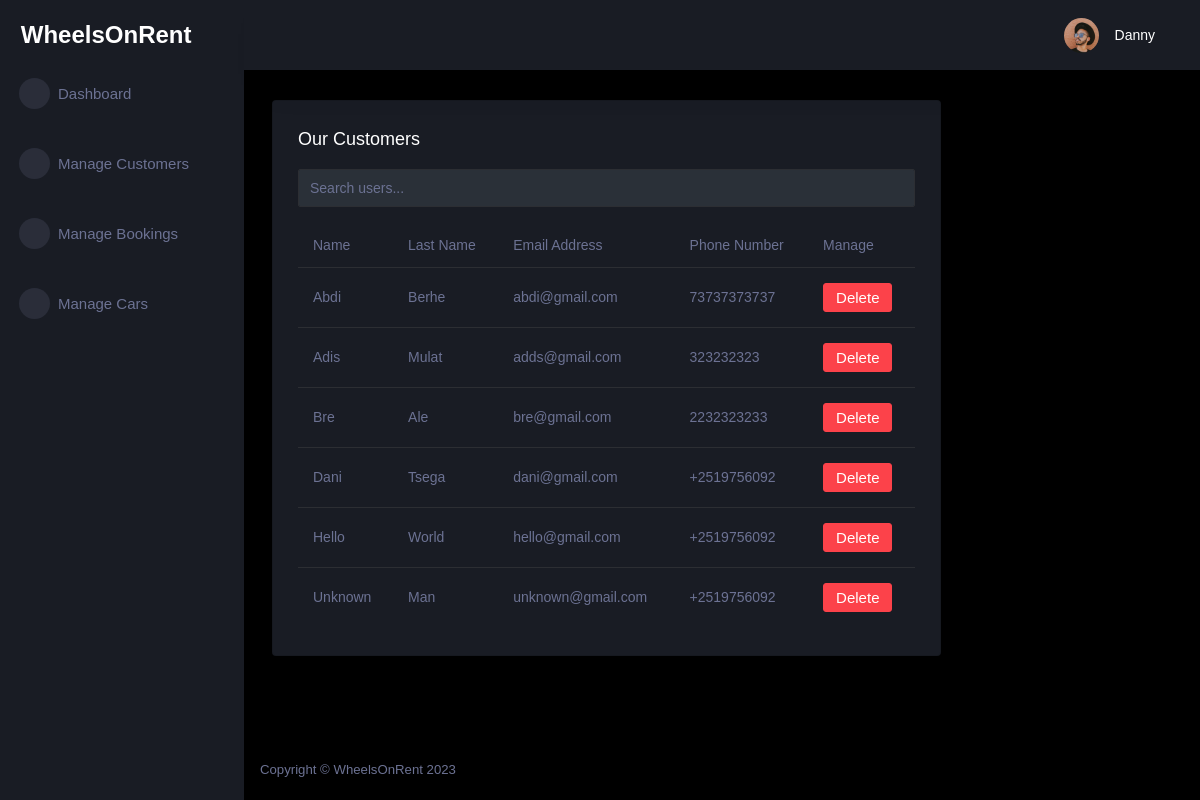
The page /customer/ (signed in) on the database as committed earlier.
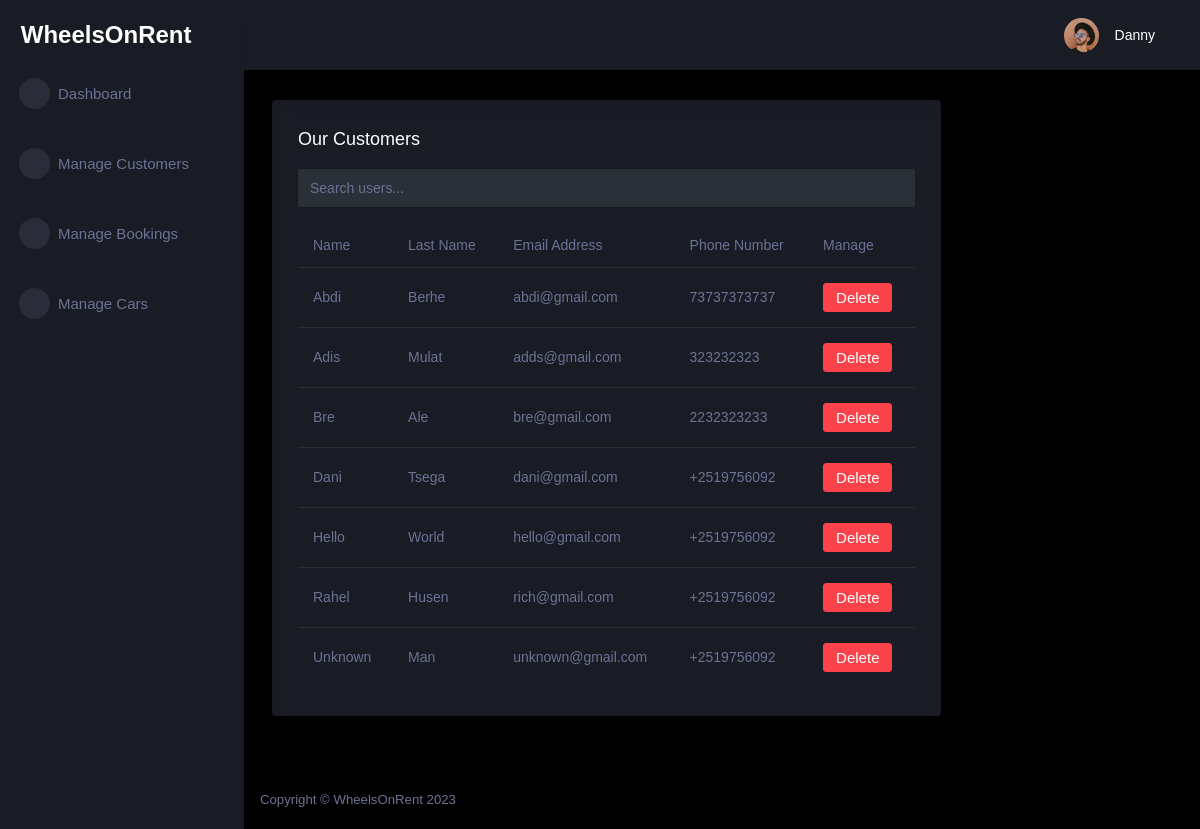
The same page on the database as committed later.
### tables this page shows
CREATE TABLE customer (
  id INTEGER PRIMARY KEY AUTOINCREMENT,
  name TEXT NOT NULL,
  last_name TEXT NOT NULL,
  phone_number TEXT NOT NULL,
  email TEXT NOT NULL,
  password TEXT NOT NULL,
  role TEXT INTEGER DEFAULT 0
);

### car_app/customer.py (the view)
@bp.route('/')
@login_required
def index():
    db = get_db()
    customers = db.execute(
        'SELECT id, name, last_name, email, phone_number'
        ' FROM customer'
        ' WHERE role = 0'
        ' ORDER BY name ASC'
    ).fetchall()
    return render_template('admin/customer_index.html', customers=customers)

### car_app/customer.py (called while the page is built)
@bp.before_app_request
def load_logged_in_customer():
    customer_id = session.get('customer_id')
    if customer_id is None:
        g.customer = None
    else:
        g.customer = get_db().execute(
            'SELECT * FROM customer WHERE id = ?', (customer_id,)
        ).fetchone()

@bp.after_request
def add_header(response):
    response.headers['Cache-Control'] = 'no-store, no-cache, must-revalidate, max-age=0'
    response.headers['Pragma'] = 'no-cache'
    response.headers['Expires'] = '0'
    return response

def login_required(view):
    @functools.wraps(view)
    def wrapped_view(**kwargs):
        if g.customer is None:
            return redirect(url_for('customer.login'))
        return view(**kwargs)
    return wrapped_view

### car_app/db.py (called while the page is built)
def get_db():
    if 'db' not in g:
        g.db = sqlite3.connect(
            current_app.config['DATABASE'],
            detect_types=sqlite3.PARSE_DECLTYPES
        )
        g.db.row_factory = sqlite3.Row
    return g.db

### car_app/templates/admin/customer_index.html (shortened to what this page needs)
{% extends 'admin/admin_base.html' %}
{% block content %}
<div class="content-wrapper">
<div class="row">
  <div class="col-lg-9 grid-margin stretch-card">
    <div class="card">
      <div class="card-body">
        <h4 class="card-title">Our Customers</h4>
        <div class="mb-3">
          <input type="text" id="searchInput" class="form-control" placeholder="Search users...">
        </div>
        <div class="table-responsive">
          <table class="table">
            <thead>
              <tr>
                <th>Name</th>
                <th>Last Name</th>
                <th>Email Address</th>
                <th>Phone Number</th>
                <th>Manage</th>
              </tr>
            </thead>
            <tbody>
              {% for customer in customers %}
              <tr>
                <td>{{ customer.name }}</td>
                <td>{{ customer.last_name }}</td>
                <td>{{ customer.email }}</td>
                <td>{{ customer.phone_number }}</td>
            <td><form action="{{ url_for('customer.delete', id=customer['id']) }}" method="post"><input class="btn btn-danger" type="submit" value="Delete" onclick="return confirm('Are you sure?')">
              </form></td>
              </tr>
            {% endfor %}
            </tbody>
          </table>
        </div>
      </div>
    </div>
  </div>
</div>
</div>
{% endblock %}

### car_app/templates/admin/admin_base.html (shortened to what this page needs)
<!DOCTYPE html>
<html lang="en">
<head>
    <link rel="stylesheet" href="https://cdn.jsdelivr.net/npm/bootstrap@4.0.0/dist/css/bootstrap.min.css">
    <link rel="stylesheet" href="{{ url_for('static', filename='assets/admin/assets/vendors/mdi/css/materialdesignicons.min.css')}}">
    <link rel="stylesheet" href="{{ url_for('static', filename='assets/admin/assets/vendors/css/vendor.bundle.base.css')}}">
    <link rel="stylesheet" href="{{ url_for('static', filename='assets/admin/assets/vendors/jvectormap/jquery-jvectormap.css')}}">
    <link rel="stylesheet" href="{{ url_for('static', filename='assets/admin/assets/vendors/flag-icon-css/css/flag-icon.min.css')}}">
    <link rel="stylesheet" href="{{ url_for('static', filename='assets/admin/assets/vendors/owl-carousel-2/owl.carousel.min.css')}}">
    <link rel="stylesheet" href="{{ url_for('static', filename='assets/admin/assets/vendors/owl-carousel-2/owl.theme.default.min.css')}}">
    <link rel="stylesheet" href="{{ url_for('static', filename='assets/admin/assets/css/style.css')}}">
</head>
<body>
    {% if g.customer['role'] == 1 %}
    <div class="container-scroller">
        <nav class="sidebar sidebar-offcanvas" id="sidebar">
            <div class="sidebar-brand-wrapper d-none d-lg-flex align-items-center justify-content-center fixed-top">
                <a class="sidebar-brand brand-logo" href="{{ url_for('customer.admin_dashboard') }}" style="text-decoration: none; color: white; font-size: 24px; font-weight: bold; font-family: Verdana, Geneva, Tahoma, sans-serif;">WheelsOnRent</a>
            </div>
            <ul class="nav">
                <li class="nav-item menu-items">
                    <a class="nav-link" href="{{ url_for('customer.admin_dashboard') }}">
                        <span class="menu-icon">
                <i class="mdi mdi-speedometer"></i>
              </span>
                        <span class="menu-title">Dashboard</span>
                    </a>
                </li>
                <br>
                <li class="nav-item menu-items">
                    <a class="nav-link" href="{{ url_for('customer.index') }}">
                        <span class="menu-icon">
                <i class="mdi mdi-playlist-play"></i>
              </span>
                        <span class="menu-title">Manage Customers</span>
                    </a>
                </li>
                <br>
                <li class="nav-item menu-items">
                    <a class="nav-link" href="{{ url_for('booking.index') }}">
                        <span class="menu-icon">
                <i class="mdi mdi-table-large"></i>
              </span>
                        <span class="menu-title">Manage Bookings</span>
                    </a>
                </li>
                <br>
                <li class="nav-item menu-items">
                    <a class="nav-link" href="{{ url_for('car.index') }}">
                        <span class="menu-icon">
                <i class="mdi mdi-car"></i>
              </span>
                        <span class="menu-title">Manage Cars</span>
                    </a>
                </li>
            </ul>
        </nav>
        <div class="container-fluid page-body-wrapper">
            <nav class="navbar p-0 fixed-top d-flex flex-row">
                <div class="navbar-menu-wrapper flex-grow d-flex align-items-stretch">
                    <button class="navbar-toggler navbar-toggler align-self-center" type="button" data-toggle="minimize">
              <span class="mdi mdi-menu"></span>
            </button>
                    <ul class="navbar-nav navbar-nav-right">
                        <li class="nav-item nav-settings d-none d-lg-block">
                            <a class="nav-link" href="#">
                                <i class="mdi mdi-view-grid"></i>
                            </a>
                        </li>
                        <li class="nav-item dropdown">
                            <a class="nav-link" id="profileDropdown" href="#" data-toggle="dropdown">
                                <div class="navbar-profile">
                                    <img class="img-xs rounded-circle" src="{{ url_for('static', filename='assets/admin/assets/images/faces/face15.jpg')}}" alt="">
                                    <p class="mb-0 d-none d-sm-block navbar-profile-name">{{ g.customer['name'] }}</p>
                                    <i class="mdi mdi-menu-down d-none d-sm-block"></i>
                                </div>
                            </a>
                        </li>
                    </ul>
                </div>
            </nav>
            <div class="main-panel">
                {% block content %}{% endblock %}
                <footer class="footer">
                    <div class="d-sm-flex justify-content-center justify-content-sm-between">
                        <span class="text-muted d-block text-center text-sm-left d-sm-inline-block">Copyright © WheelsOnRent 2023</span>
                    </div>
                </footer>
            </div>
        </div>
    </div>
    {% else %}
    <div class="container">
        <div class="alert alert-danger">
            <p>You do not have permission to view this page.</p>
        </div>
    </div>
    {% endif %}
</body>
</html>

Rows that differ between the two databases and show on the page:
added customer: name "Rahel", last_name "Husen", email "rich@gmail.com", phone_number "+2519756092"
